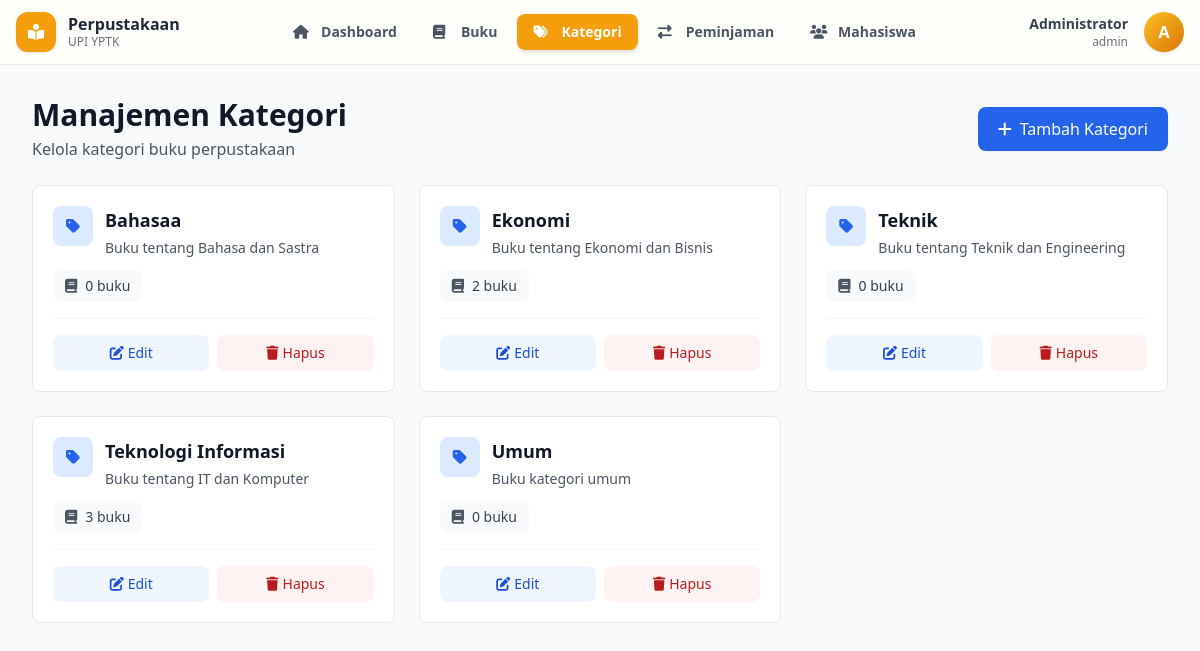
Page /admin/kategori.php (signed in) on the committed database.
### tables this page shows
CREATE TABLE `kategori` (
  `id_kategori` int NOT NULL,
  `nama_kategori` varchar(100) NOT NULL,
  `keterangan` text
);

### admin/kategori.php (the view, shortened to what this page needs)
<?php
require_once '../includes/header_admin.php';
$conn = getConnection();
$categories = $conn->query("SELECT k.*, COUNT(b.id_buku) as jumlah_buku
                            FROM kategori k
                            LEFT JOIN buku b ON k.id_kategori = b.id_kategori
                            GROUP BY k.id_kategori
                            ORDER BY k.nama_kategori")->fetch_all(MYSQLI_ASSOC);
?>
<div class="min-h-screen bg-gray-50">
    <div class="max-w-7xl mx-auto px-4 sm:px-6 lg:px-8 py-6 sm:py-8">
        <div class="flex flex-col sm:flex-row justify-between items-start sm:items-center gap-4 mb-6">
            <div>
                <h2 class="text-2xl sm:text-3xl font-bold text-gray-900 mb-1">Manajemen Kategori</h2>
                <p class="text-sm sm:text-base text-gray-600">Kelola kategori buku perpustakaan</p>
            </div>
            <button onclick="toggleModal()" class="w-full sm:w-auto bg-blue-600 hover:bg-blue-700 text-white font-medium py-2.5 px-5 rounded-lg transition duration-200 shadow-sm hover:shadow-md flex items-center justify-center gap-2">
                <i class="fas fa-plus"></i>
                <span>Tambah Kategori</span>
            </button>
        </div>
        <?php if (count($categories) > 0): ?>
            <div class="grid grid-cols-1 sm:grid-cols-2 lg:grid-cols-3 gap-4 sm:gap-6">
                <?php foreach ($categories as $category): ?>
                    <div class="group bg-white rounded-lg border border-gray-200 p-5 hover:shadow-lg hover:border-gray-300 transition-all duration-300">
                        <div class="mb-4">
                            <div class="flex items-start gap-3 mb-3">
                                <div class="w-10 h-10 bg-blue-100 rounded-lg flex items-center justify-center flex-shrink-0 group-hover:bg-blue-200 transition-colors">
                                    <i class="fas fa-tag text-blue-600"></i>
                                </div>
                                <div class="flex-1 min-w-0">
                                    <h3 class="text-lg font-bold text-gray-900 mb-1 truncate">
                                        <?php echo htmlspecialchars($category['nama_kategori']); ?>
                                    </h3>
                                    <p class="text-sm text-gray-600 line-clamp-2">
                                        <?php echo htmlspecialchars($category['keterangan'] ?: 'Tidak ada keterangan'); ?>
                                    </p>
                                </div>
                            </div>
                            <div class="inline-flex items-center gap-2 px-3 py-1.5 bg-gray-50 rounded-lg text-sm">
                                <i class="fas fa-book text-gray-600"></i>
                                <span class="font-medium text-gray-700"><?php echo $category['jumlah_buku']; ?> buku</span>
                            </div>
                        </div>
                        <div class="flex gap-2 pt-4 border-t border-gray-100">
                            <a href="?edit=<?php echo $category['id_kategori']; ?>"
                               class="flex-1 bg-blue-50 hover:bg-blue-100 text-blue-700 text-center py-2 rounded-lg transition duration-200 text-sm font-medium">
                                <i class="fas fa-edit mr-1"></i>Edit
                            </a>
                            <form method="POST" class="flex-1" onsubmit="return confirm('Yakin ingin menghapus kategori ini? Kategori dengan buku tidak dapat dihapus.');">
                                <button type="submit" class="w-full bg-red-50 hover:bg-red-100 text-red-700 py-2 rounded-lg transition duration-200 text-sm font-medium">
                                    <i class="fas fa-trash mr-1"></i>Hapus
                                </button>
                            </form>
                        </div>
                    </div>
                <?php endforeach; ?>
            </div>
        <?php endif; ?>
    </div>
</div>

### rows in the picture
kategori: nama_kategori "Bahasaa", keterangan "Buku tentang Bahasa dan Sastra", jumlah_buku "0"
kategori: nama_kategori "Ekonomi", keterangan "Buku tentang Ekonomi dan Bisnis", jumlah_buku "2"
kategori: nama_kategori "Teknik", keterangan "Buku tentang Teknik dan Engineering", jumlah_buku "0"
kategori: nama_kategori "Teknologi Informasi", keterangan "Buku tentang IT dan Komputer", jumlah_buku "3"
kategori: nama_kategori "Umum", keterangan "Buku kategori umum", jumlah_buku "0"

### other values in the picture
$label "Dashboard Buku Kategori Peminjaman Mahasiswa"
$admin['nama_lengkap'] "Administrator"
$admin['username'] "admin"
substr($admin['nama_lengkap'],0,1) "A"
